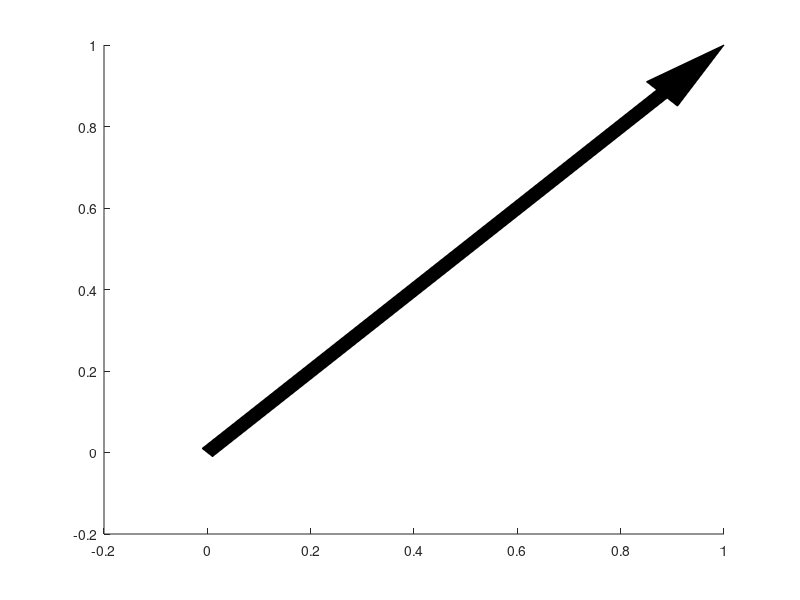

The MATLAB script that drew this image:
%
% ar = drawArrow(startPos, endPos, thickness)
%
% Draws an arrow on the current axes
%
function ar = drawArrow(startPos, endPos, thickness, varargin)
  if nargin < 1 || isempty(startPos)
    startPos = [0 0];
  end
  if nargin < 2
    endPos = [1 1];
  end
  tangential = endPos - startPos;
  orthogonal = [-tangential(2) tangential(1)];
  
  arrowLength = norm(tangential);
  if nargin < 3 || isempty(thickness)
    thickness = 0.02 * arrowLength;
  end
  headWidth = 3 * thickness;
  headLength = 2 * headWidth;
  
  P = bsxfun(@plus, startPos(:),...
    bsxfun(@times, tangential(:) / norm(tangential), [0 arrowLength-headLength arrowLength-headLength arrowLength arrowLength-headLength arrowLength-headLength 0]) );
  P = P + bsxfun(@times, orthogonal(:) / norm(orthogonal), [thickness thickness headWidth 0 -headWidth -thickness -thickness] ./ 2);
  
  ar = patch('XData', P(1,:), 'YData', P(2,:), varargin{:});
end